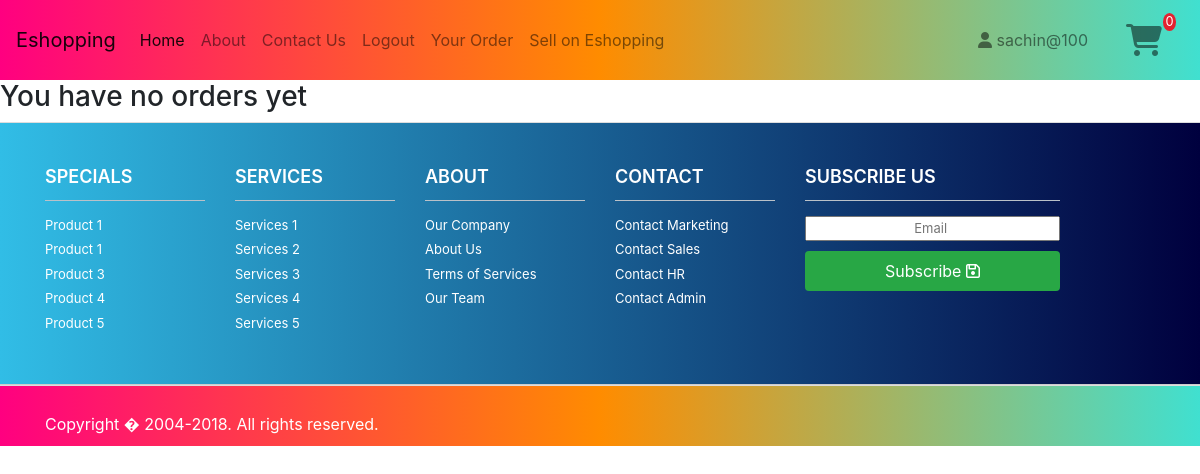
The page /a1/yourorder (signed in) on the database as committed earlier.
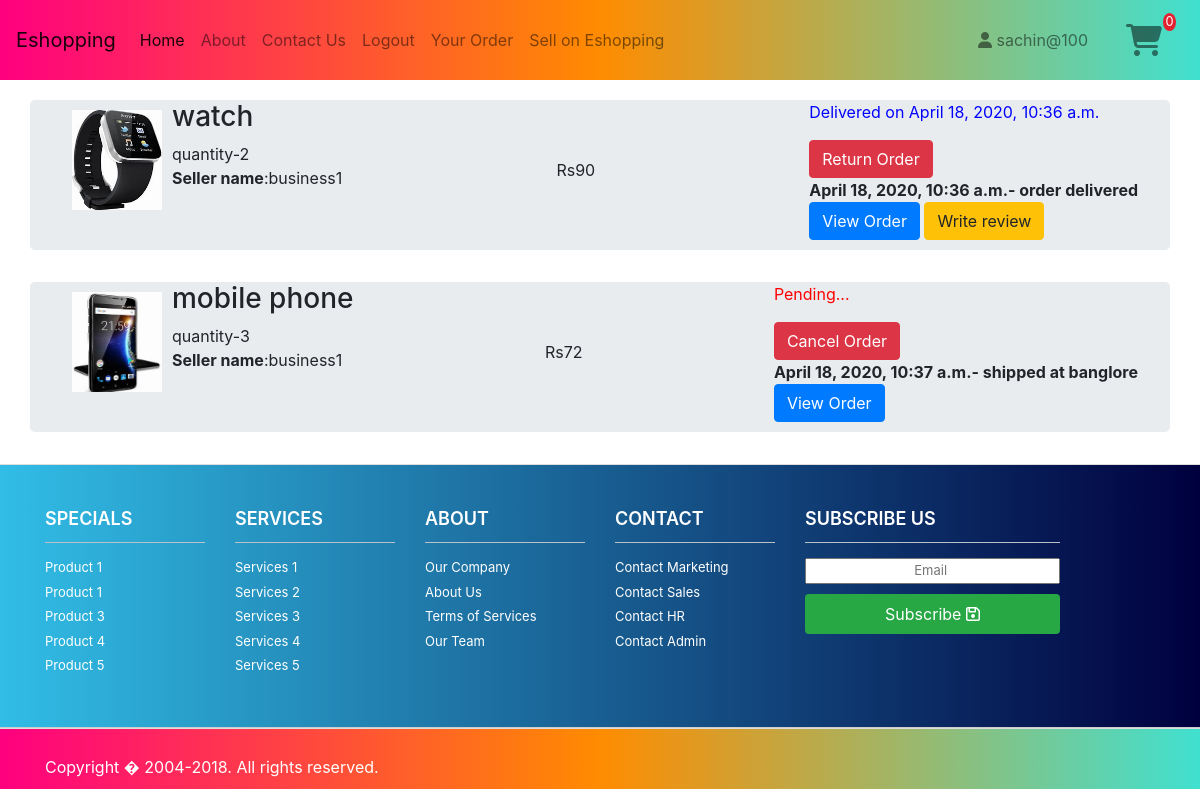
The same page on the database as committed later.
### a1/models.py (models this page shows, shortened)
class Order(models.Model):
    user=models.ForeignKey(UserProfile,on_delete=models.CASCADE)
    product=models.ForeignKey(Product,on_delete=models.CASCADE)
    order_date=models.DateTimeField(auto_now=True)
    quantity=models.PositiveIntegerField()
    total_price=models.PositiveIntegerField()
    class Meta:
        ordering=['-order_date']

class Product(models.Model):
    user=models.ForeignKey(UserProfile,on_delete=models.CASCADE,related_name='sellers')
    category=models.ForeignKey(Category,on_delete=models.CASCADE,related_name='products')
    name=models.CharField(max_length=255)
    price=models.PositiveIntegerField()
    description=models.TextField()
    image=models.ImageField(upload_to='product_images',blank=True)

class UserProfile(User):
    phone_number=PhoneNumberField()
    bank_detail=models.BooleanField(default=False)
    business_detail=models.BooleanField(default=False)
    role=MultiSelectField(choices=MY_CHOICES,default='customer')

class BusinessDetail(models.Model):
    user=models.OneToOneField(UserProfile,on_delete=models.CASCADE,related_name="business")
    name=models.CharField(max_length=20)
    address=models.CharField(max_length=255)
    city=models.CharField(max_length=20)
    state=models.CharField(max_length=20)
    zip_code=models.CharField(max_length=20)

class OrderUpdates(models.Model):
    order=models.ForeignKey(Order,on_delete=models.CASCADE,related_name='orders')
    updates=models.CharField(max_length=255)
    update_description=models.TextField()
    updates_date=models.DateTimeField(auto_now=True)
    delivered=models.BooleanField(default=False)
    class Meta:
        ordering=['-updates_date']
        get_latest_by = 'updates_date'

### a1/views.py (the view)
# urls.py: path('yourorder',views.YourOrder.as_view(),name='yourorder'),
class YourOrder(LoginRequiredMixin,ListView):
    model=Order
    login_url='login'
    template_name='a1/your_order.html'
    def get_queryset(self):
        queryset=super().get_queryset()
        user_profile=UserProfile.objects.get(username=self.request.user.username)
        lis=[]
        cn=CancelOrder.objects.filter(order__user_id=user_profile.user_ptr_id)
        rn=ReturnOrder.objects.filter(order__user_id=user_profile.user_ptr_id)
        for i in cn:
            lis.append(i.order_id)
        return queryset.filter(user_id=user_profile.user_ptr_id).exclude(id__in=lis)
    def get_context_data(self,**kwargs):
        context=super().get_context_data(**kwargs)
        ret_list=[]
        user_profile=UserProfile.objects.get(username=self.request.user.username)
        rn=ReturnOrder.objects.filter(order__user_id=user_profile.user_ptr_id)
        for i in rn:
            ret_list.append(i.order_id)
        context['ret_list']=ret_list
        return context

### a1/context_processors.py (called while the page is built)
def func1(request):
    try:
        user_profile=UserProfile.objects.get(username=request.user.username)
        cart7=CartVariable.objects.get_or_create(user_id=user_profile.user_ptr_id)[0]
        return {'qty':cart7.total_qty}
    except:
        return {'qty':0}

### templates/a1/your_order.html
{% extends "a1/base.html" %}
{% block content %}
{%if order_list%}
<div class="container" style="padding-top: 20px;">
    {%for order in order_list %}
    <div class="row jumbotron" style="height: 150px;padding-top: 0px;">
        <img src="{{order.product.image.url}}" height="100" width="90" style="margin: 10px;">
        <div>
            <h3>{{order.product.name}}</h3>
            quantity-{{order.quantity}}<br>
            <b>Seller name</b>:{{order.product.user.business.name}}
        </div>
        <div style="margin: auto;">Rs{{order.total_price}}</div>
        <div>
            {% if order.orders.all.latest.delivered %}
            <p style="color:blue">Delivered on {{order.orders.all.latest.updates_date}}</p>
            {%if order.id in ret_list%}
            <p style="color:yellowgreen">Returned on {{order.returns.return_date}}</p>
            {%else%}
            <a href="{% url 'a1:returnorder' pk=order.pk%}" class="btn btn-danger">Return Order</a><br>
            {%endif%}
            {%else%}
            <p style="color:red">Pending...</p>
            <a href="{% url 'a1:cancelorder' pk=order.pk%}" class="btn btn-danger">Cancel Order</a><br>
            {%endif%}
            <b>{{order.orders.all.latest.updates_date}}-  {{order.orders.all.latest.updates}} </b><br>
            <a href="{% url 'a1:order_detail' pk=order.pk%}" class="btn btn-primary">View Order</a>
            {% if order.orders.all.latest.delivered %}
            <a href="{%url 'a1:add_review' pk=order.product.pk%}" class="btn btn-warning">Write review</a>
            {%endif%}
        </div>
    </div>
    {% endfor %}
    {%else%}
    <h3>You have no orders yet</h3>
    {%endif%}
</div>
{% endblock %}

Rows that differ between the two databases and show on the page:
added Order: product.image (picture), product.name "watch", quantity "2", product.user.business.name "business1", total_price "90", orders.all.latest.updates_date "April 18, 2020, 10:36 a.m.", shows "Return Order", orders.all.latest.updates "order delivered", shows "Write review"
added Order: product.image (picture), product.name "mobile phone", quantity "3", product.user.business.name "business1", total_price "72", shows "Pending...", orders.all.latest.updates_date "April 18, 2020, 10:37 a.m.", orders.all.latest.updates "shipped at banglore"
Other text that changed with them:
text no longer shown: "You have no orders yet"
